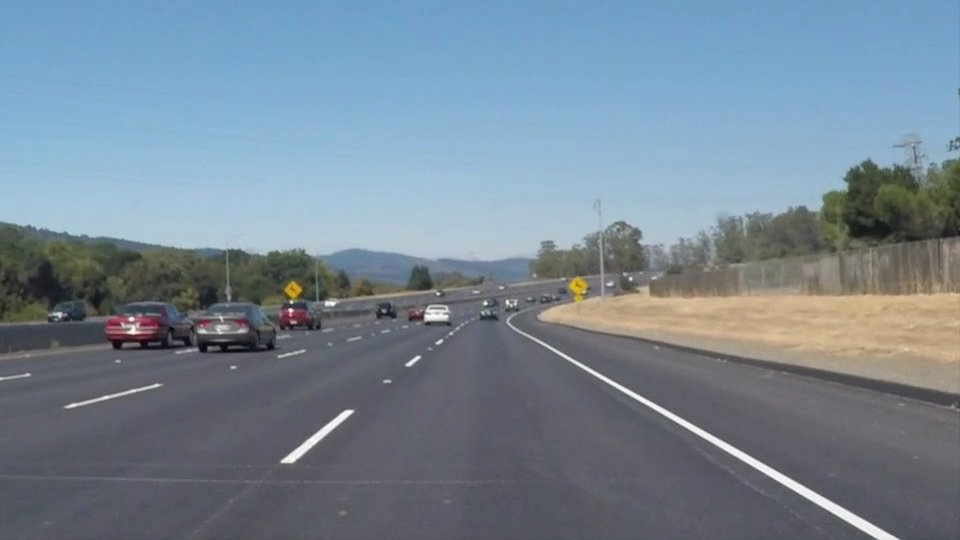
#> input picture data/test_images/image0.jpg, 960 x 540 px; its folder holds only this picture in this run
$ jupyter execute camera_to_bev.ipynb
#> lines starting #> are read from the running program, lines starting #| are printed output that depends on the picture
### python/cv_utils.py
from typing import Optional, Tuple
import cv2
import matplotlib.pyplot as plt
import numpy as np
import argparse
import math

# [220 lines left out: functions selectWhiteYellow, getRegionOfInterest, line2points, getEgoLane, filterOutHorizontal, drawLines and 1 more, not called in this run]

########################################################################################################################

def getBEV(image: np.ndarray) -> Tuple[np.ndarray, np.ndarray, np.ndarray]:
    """Returns BEV of image

    Args:
      image: An image as a np.ndarray.

    Returns:
      The Homography transformation matrix H, the BEV image, and a concatenated [camera view, bev] image.
    """
    height, width = image.shape[0:2]
    # Choose trapezoid vertices in camera view
    y0, y1 = int(height * 0.6), height - 50
    x_off = 50  # 280
    p1 = (0, y1)
    p2 = (int(width/2)-x_off, y0)
    p3 = (int(width/2)+x_off, y0)
    p4 = (width, y1)

    trapezoid = np.asarray([p1, p2, p3, p4])
    trapezoid = np.expand_dims(trapezoid, 1).astype(np.int32)
    trapezoidImage = np.zeros_like(image)
    trapezoidImage = cv2.fillPoly(trapezoidImage,[trapezoid], color=(0, 0, 255))
    # Camera view with trapezoid
    opacity = 0.4
    cv2.addWeighted(trapezoidImage, opacity, image, 1-opacity, 0, trapezoidImage)

    # Normally here we need some camera info such as:
    # * pixels_per_meter and vice versa
    # * info about the trapezoid's real word dimensions
    # This info we can get from camera parameters.
    ab_meters = 50
    ad_meters = 10

    pixels_per_meter = 40
    widthBEV = ad_meters * pixels_per_meter
    heightBEV = ab_meters * pixels_per_meter
    xoff = 500
    # dst_points are the transformed vertices of the trapezoid in the BEV space,
    # where it is a parallelogram
    dst_points = np.asarray([(xoff + 0, heightBEV), (xoff + 0, 0), (xoff + widthBEV, 0), (xoff + widthBEV, heightBEV)])
    widthBEV += (2 * xoff)
    # cv2.findHomography returns the transformation
    # that maps the points in 'trapezoid' to the points in 'dst_points'
    H, _ = cv2.findHomography(trapezoid, dst_points)

    # Finally, we can warp the full image to BEV using H
    imageBEV = cv2.warpPerspective(image, H, (widthBEV, heightBEV))

    # Now let's put image and imageBEV side by side for show
    ratio = trapezoidImage.shape[0] / imageBEV.shape[0]
    imageBEV_scaled = cv2.resize(imageBEV, dsize=None, fx=ratio, fy=ratio)
    side_by_side = np.concatenate([trapezoidImage, imageBEV_scaled], axis=1)

    return H, imageBEV, side_by_side

### python/camera_to_bev.ipynb
# Camera view to Bird's Eye View (BEV) notebook

[cell 1]
import cv2
import matplotlib.pyplot as plt
import numpy as np
import glob

Bird's Eye View (BEV) is a transformation that takes a camera image and produces a top-down view. This view can be used to measure pixel distance in an image, however further away pixels get more stretched and the accuracy of this method is limited to small distances.

The functions that we need are found in [camera_to_bev.py](./camera_to_bev.py).

#### Homography transformation
Typically, to perform the transformation from camera view to BEV we need to know the camera parameters, i.e., camera matrix and distortion coefficients. However, another way is to perform what is known as Homography Transformation. This transformation selects a trapezoid, whose vertices lie on the ground in an image. Then, by transforming the trapezoid into a parallelogram we warp the image to obtain the desired result.

[cell 2]
from cv_utils import getBEV

test_images = [plt.imread(path) for path in glob.glob('../data/test_images/*.jpg')]
#> test_images = 1 item
cols = 2
rows = (len(test_images)+1)//cols
#> rows = 1

plt.figure(figsize=(25, 25))
for i, image in enumerate(test_images):
    plt.subplot(rows, cols, i+1)
    _, _, cat_show = getBEV(image)
    plt.imshow(cat_show, cmap=None)
    plt.xticks([])
    plt.yticks([])
#> this loop made 1 pass
#> (height in getBEV, width in getBEV, y0 in getBEV, y1 in getBEV, x_off in getBEV, trapezoid in getBEV, opacity in getBEV, ab_meters in getBEV) on pass 1: (540, 960, 324, 490, 50, [[0, 490], [430, 324], [530, 324], [960, 490]], 0.4, 50)
#> pass 1, in getBEV, `trapezoidImage = cv2.fillPoly(trapezoidImage,[trapezoid], color=(0, 0,..`:
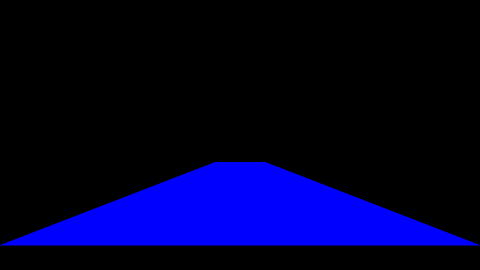
#> trapezoidImage: shape (540, 960, 3) (shown at 1/2 size); mean of channels 0, 1, 2 0, 0, 43.7; drawn as R, G, B
#> pass 1, in getBEV, `imageBEV = cv2.warpPerspective(image, H, (widthBEV, heightBEV))`:
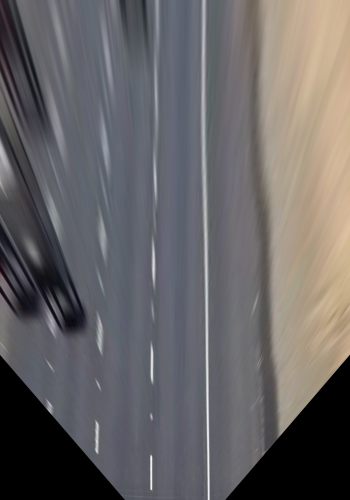
#> imageBEV: shape (2000, 1400, 3) (shown at 1/4 size); mean R, G, B 102.7, 100, 101
#> pass 1, in getBEV, `imageBEV_scaled = cv2.resize(imageBEV, dsize=None, fx=ratio, fy=ratio)`:
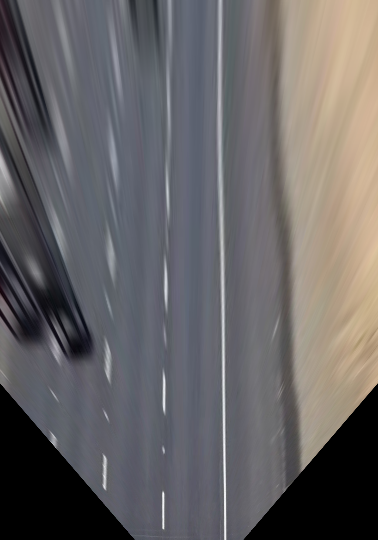
#> imageBEV_scaled: shape (540, 378, 3); mean R, G, B 102.7, 99.9, 100.9
#> pass 1, in getBEV, `side_by_side = np.concatenate([trapezoidImage, imageBEV_scaled], axis=1)`:
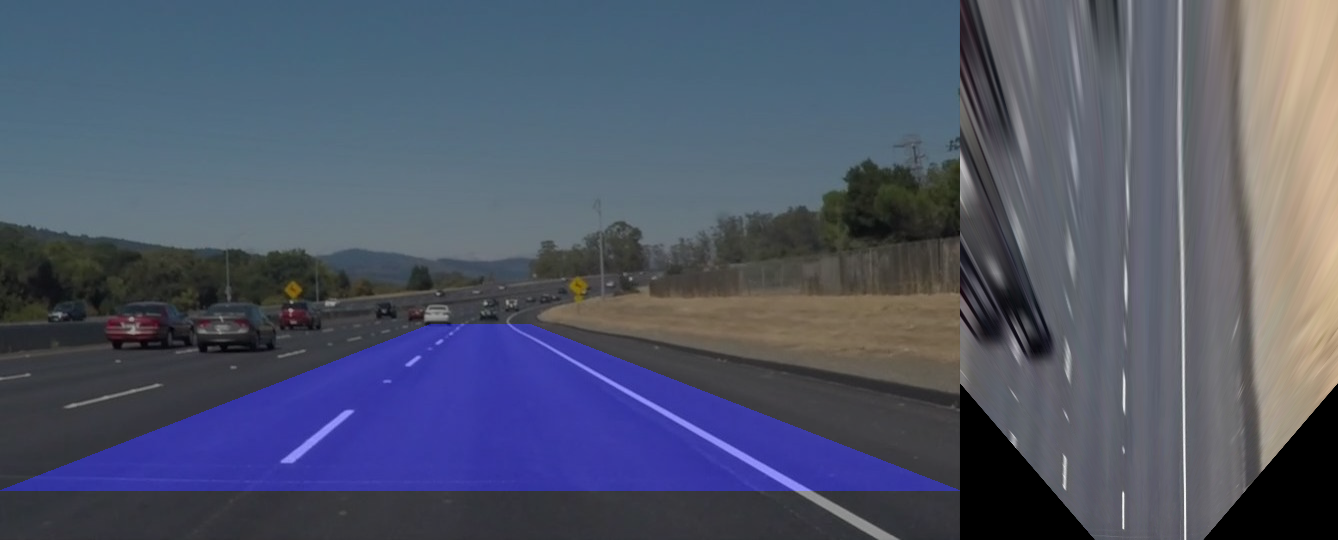
#> side_by_side: shape (540, 1338, 3); mean of channels 0, 1, 2 80, 86.1, 104.8; drawn as R, G, B
plt.show()

$ run again, on data/test_images/image2.jpg
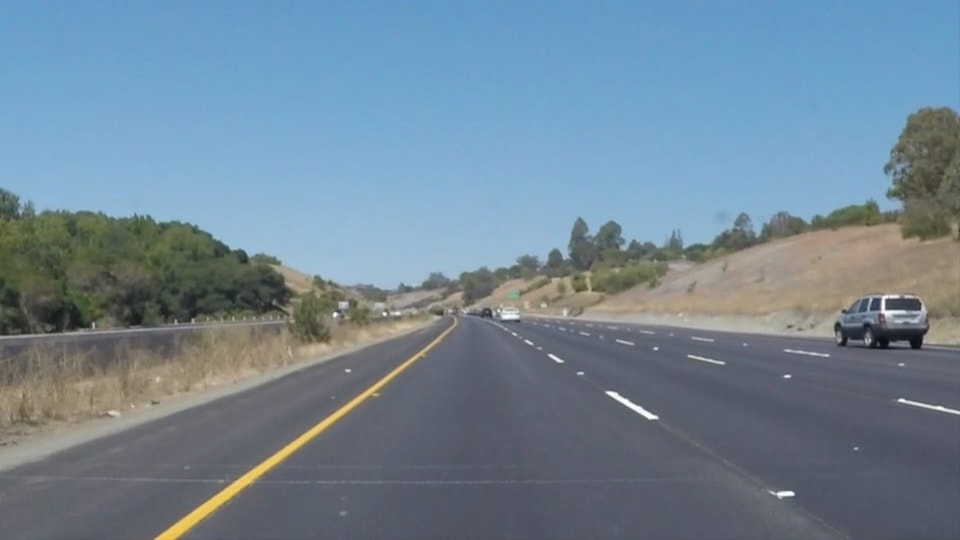
#> input picture data/test_images/image2.jpg, 960 x 540 px
#> test_images = 1 item
#> rows = 1
#> the loop `for i, image in enumerate(test_images):` made 1 pass
#> (height in getBEV, width in getBEV, y0 in getBEV, y1 in getBEV, x_off in getBEV, trapezoid in getBEV, opacity in getBEV, ab_meters in getBEV) on pass 1: (540, 960, 324, 490, 50, [[0, 490], [430, 324], [530, 324], [960, 490]], 0.4, 50)
#> pass 1, in getBEV, `imageBEV = cv2.warpPerspective(image, H, (widthBEV, heightBEV))`:
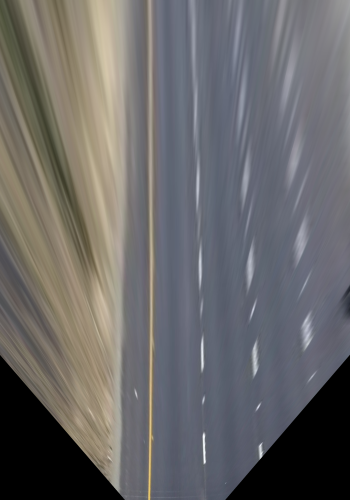
#> imageBEV: shape (2000, 1400, 3) (shown at 1/4 size); mean R, G, B 104.9, 103.7, 104.3
#> pass 1, in getBEV, `side_by_side = np.concatenate([trapezoidImage, imageBEV_scaled], axis=1)`:
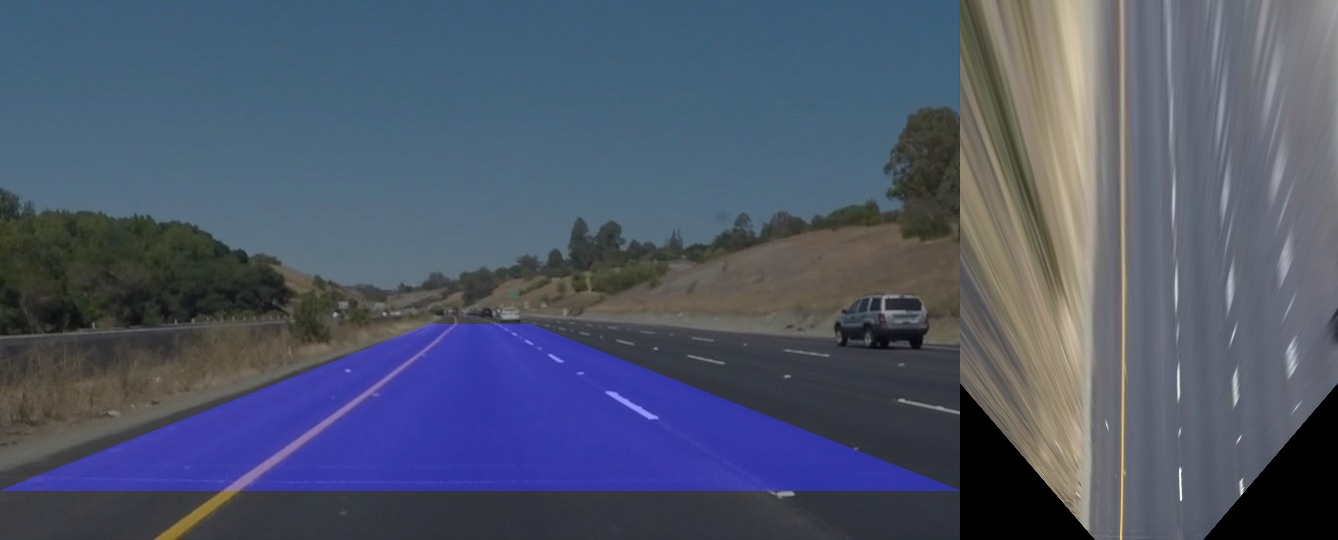
#> side_by_side: shape (540, 1338, 3); mean of channels 0, 1, 2 78.3, 86.7, 106.1; drawn as R, G, B

$ run again, on data/test_images/image3.jpg
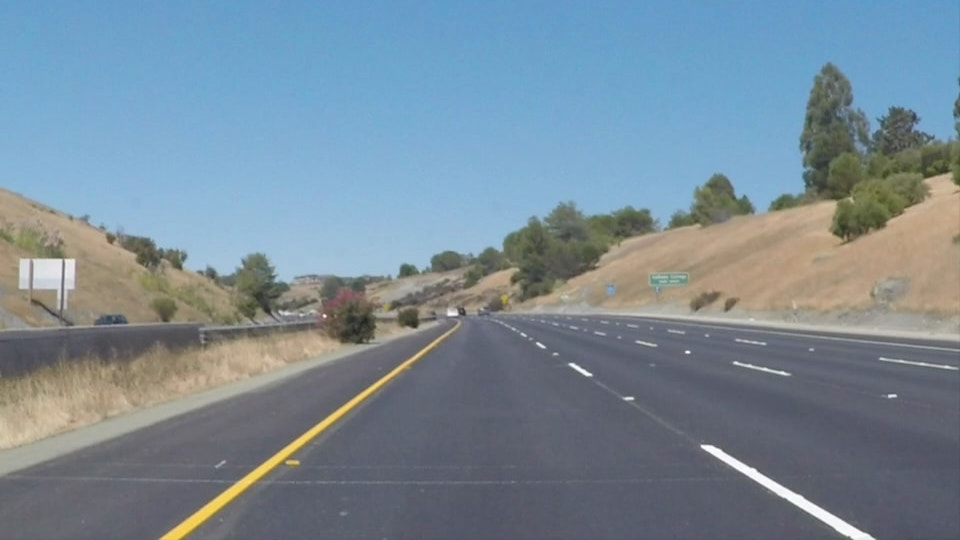
#> input picture data/test_images/image3.jpg, 960 x 540 px
#> test_images = 1 item
#> rows = 1
#> the loop `for i, image in enumerate(test_images):` made 1 pass
#> (height in getBEV, width in getBEV, y0 in getBEV, y1 in getBEV, x_off in getBEV, trapezoid in getBEV, opacity in getBEV, ab_meters in getBEV) on pass 1: (540, 960, 324, 490, 50, [[0, 490], [430, 324], [530, 324], [960, 490]], 0.4, 50)
#> pass 1, in getBEV, `imageBEV = cv2.warpPerspective(image, H, (widthBEV, heightBEV))`:
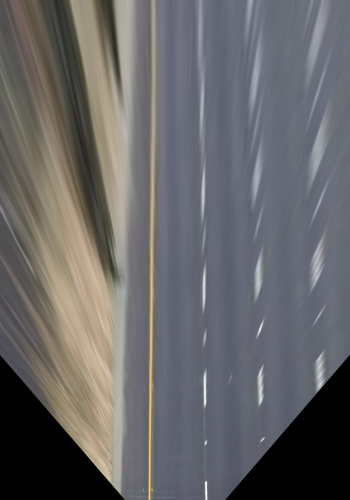
#> imageBEV: shape (2000, 1400, 3) (shown at 1/4 size); mean R, G, B 102.3, 101.5, 103.2
#> pass 1, in getBEV, `side_by_side = np.concatenate([trapezoidImage, imageBEV_scaled], axis=1)`:
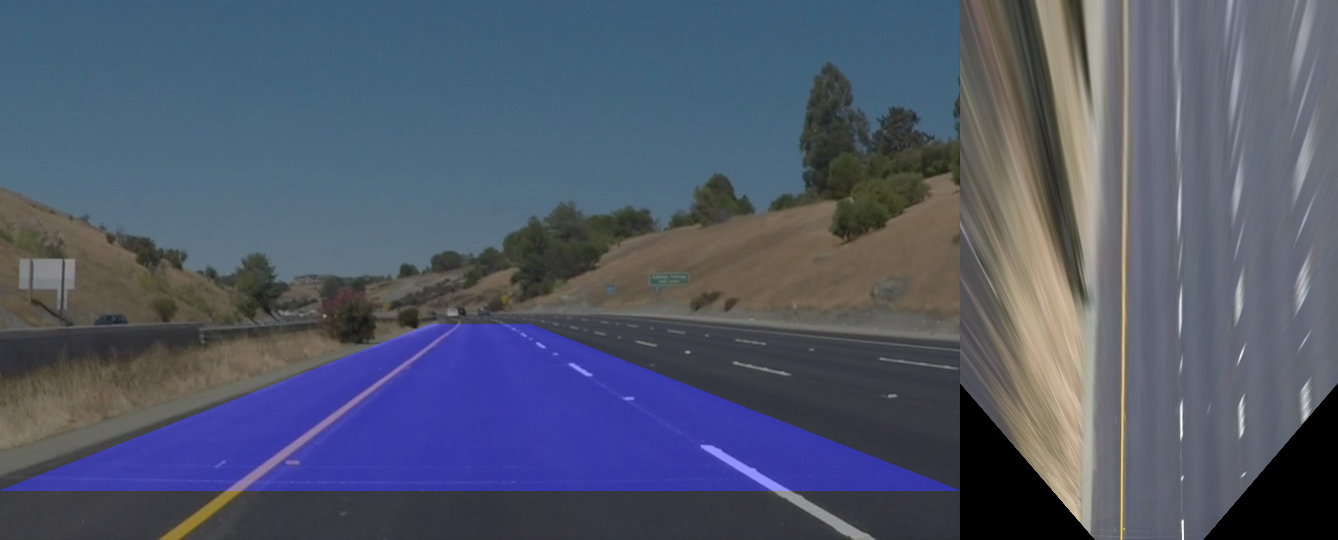
#> side_by_side: shape (540, 1338, 3); mean of channels 0, 1, 2 80.9, 88.3, 106.9; drawn as R, G, B
